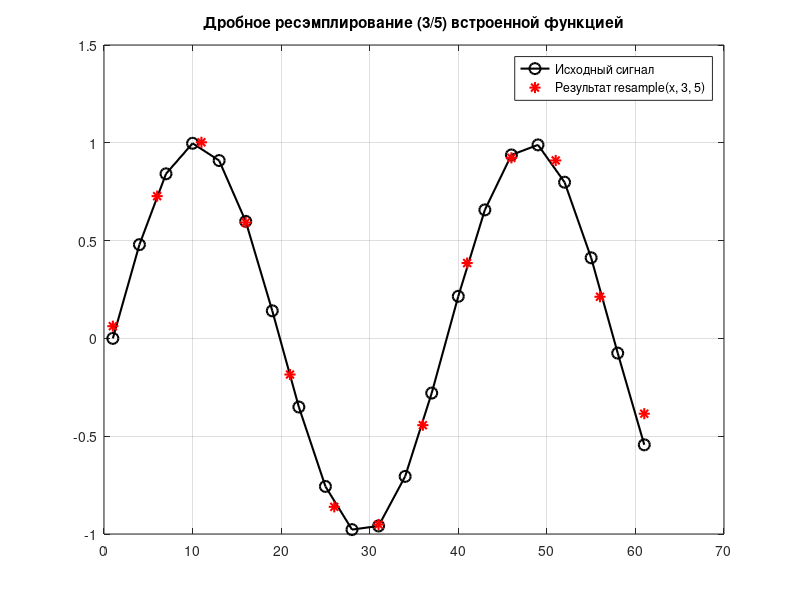

Here is the MATLAB script that generated this plot:
t = 0:0.5:10;
x = sin(t);

y_out = resample(x, 3, 5);

figure;
% Построение исходного сигнала 
plot(1:3:length(x)*3, x, 'ko-', 'LineWidth', 1.5, 'MarkerSize', 8);
hold on;

% Построение полученного сигнала
plot(1:5:length(y_out)*5, y_out, 'r*', 'LineWidth', 1.5, 'MarkerSize', 8);

legend('Исходный сигнал', 'Результат resample(x, 3, 5)');
title('Дробное ресэмплирование (3/5) встроенной функцией');
grid on;
